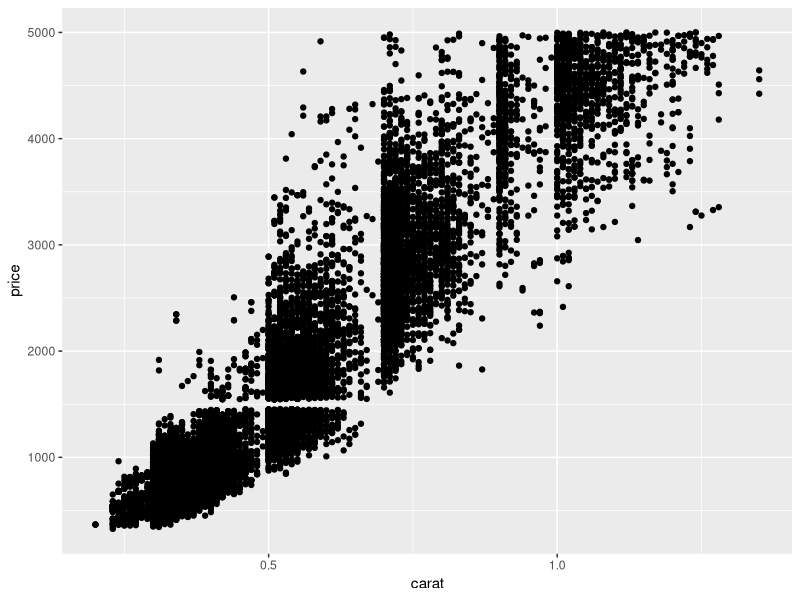
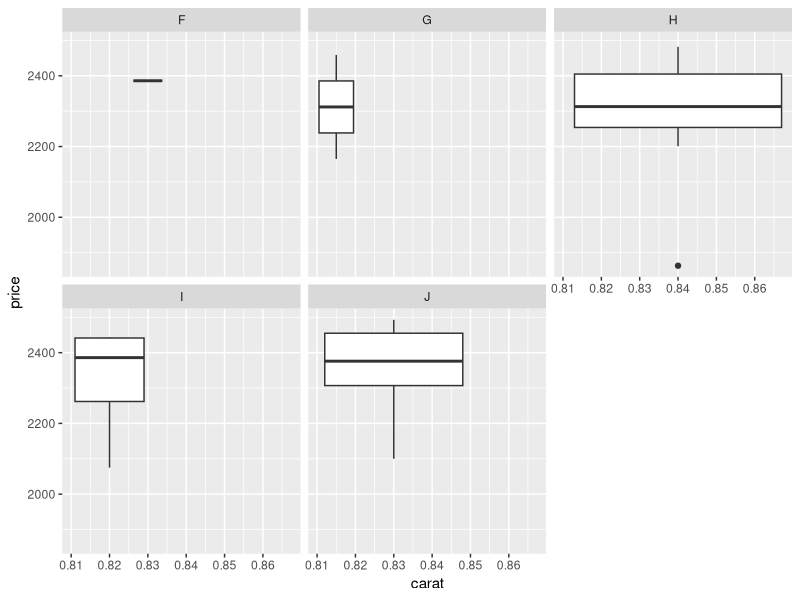
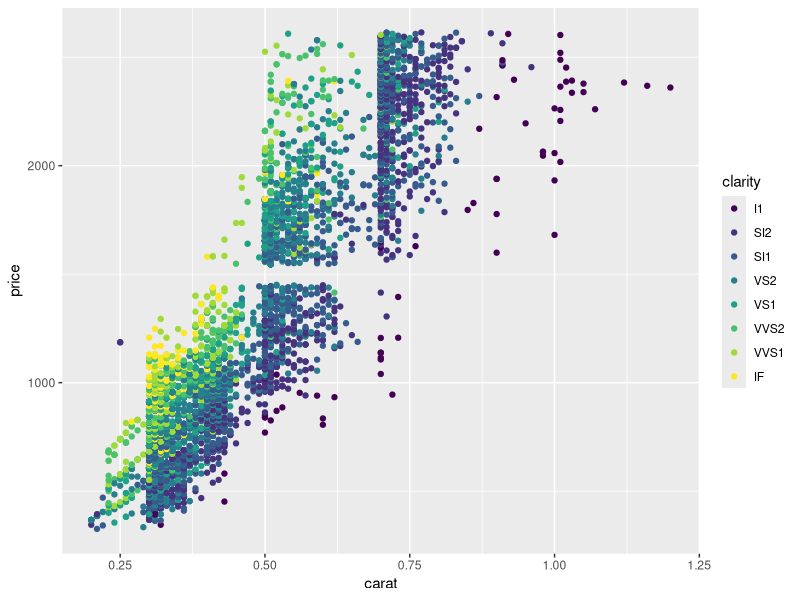
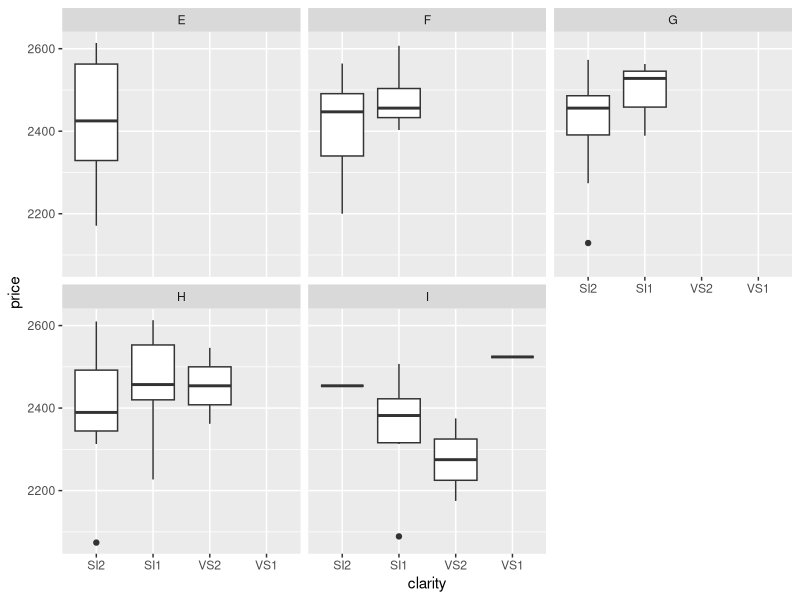

The R script that drew these images, in order:
## ---- chunk 1
#Ilk Once "tidyverse" ve "dplyr" paketlerimizi kuruyoruz 
clone_diamonds = ggplot2::diamonds
library(tidyverse)
library(dplyr)
## ---- chunk 2
#Verisetinden Bizim kullanabilecegimiz  kismi filter fonksiyonu ile filtreliyoruz.
sub_diamonds = filter(clone_diamonds, price<=5000)
sub_diamonds
## ---- chunk 3
#Biz en iyi 2 kesimin her birinin en uygun optimum pirlantasını bularak 5000 doları en iyi şekilde değerlendirmeye çalışacağız. İlk olarak "Ideal" kesimden başlayacağız. filter fonksiyonu sayesinde alt-verisetinden Ideal kesime sahip pırlantaları seçiyoruz
sub_diamonds = filter(sub_diamonds, cut=="Ideal")
sub_diamonds
## ---- chunk 4
#Geom_point fonksiyonunu kullanarak karat ve fiyat arasındaki dağılımın görsel halini görebiliyoruz. Bu görsel dagılımda en uygun karatın 1 seviyelerinde olduğu anlaşılıyor. Fiyat Performans ürünü olarak 2500 dolar civarı olan ve karatı 0.8-den yüksek olan ürünler Ideal kesim pırlantalar arasında en iyi seçime benziyor.
Best_diamonds = ggplot(data=sub_diamonds) +
  geom_point(mapping = aes(x = carat, y = price))
Best_diamonds
## ---- chunk 5
#2500 dolardan az ve karatı birden az olan pırlantaları sıralayalım.
sub_diamonds = filter(sub_diamonds, price<2500 & carat<=1)
sub_diamonds
## ---- chunk 6
#Ürünler arasında clarity açısından en kötü diyebileceğimiz pırlantaları eliyoruz.
sub_diamonds = filter(sub_diamonds, carat>0.8 & clarity!="I1")
sub_diamonds
## ---- chunk 7
#Elimizdeki son 26 ürün içersinde karat ve fiyatının renk açısından nasıl değerlendirebileceğimizi anlamak icin geom_boxplot fonksiyonu facet_wrap fonksiyonuyla birlikte kullanalım 
Best_diamonds = ggplot(data=sub_diamonds) +
  geom_boxplot(mapping = aes(x = carat, y = price)) +
  facet_wrap(~color)
Best_diamonds
## ---- chunk 8
#F rengine sahip pirlantayi secelim.
sub_diamonds = filter(sub_diamonds, color=="F")
sub_diamonds
## ---- chunk 9
#Paramızın kalan kısmıyla alabileceğimiz pırlantaları filtreliyelim.
clone_diamonds = ggplot2::diamonds
sub_diamonds = filter(clone_diamonds, price<=2614)
sub_diamonds
## ---- chunk 10
#Pirlantalar içinde "Premium" kesime sahip olan pırlantaları ayıralım
sub_diamonds = filter(sub_diamonds, cut=="Premium")
sub_diamonds
## ---- chunk 11
#Geom_point fonksiyonunu kullanarak karat ve fiyat arasındakı dağılımın clarity-e nazaran gğrsel halını görebiliyoruz. Bu görsel dağılımda en uygun karatın 0.75 seviyelerinde olduğu anlaşılıyor. Fiyat Performans ürünü olarak 2000 dolar üzeri olan ve renki ve clarity-si en kötü halinden farklı olan ürünler Premium kesim pırlantalar arasında en iyi seçime benziyor.
Best_diamonds = ggplot(data=sub_diamonds) +
  geom_point(mapping = aes(x = carat, y = price,color=clarity))
Best_diamonds
## ---- chunk 12
#2000 dolardan çok ve karatı 0.8-den çok olan pırlantaları sıralayalım.
sub_diamonds = filter(sub_diamonds, price>2000& carat>0.75)
sub_diamonds
## ---- chunk 13
#Ürünler arasında clarity ve color açısından en kötü diyebileceğimiz pırlantaları eliyoruz.
sub_diamonds = filter(sub_diamonds, color != "J" & clarity != "I1")
sub_diamonds
## ---- chunk 14
#Elimizdeki son 95 ürün içersinde clarity ve fiyatının renk açısından nasıl değerlendirebileceğimizi anlamak için geom_boxplot fonksiyonunu facet_wrap fonksiyonuyla birlikte kullanalım 
Best_diamonds = ggplot(data=sub_diamonds) +
  geom_boxplot(mapping = aes(x = clarity, y = price)) +
  facet_wrap(~color)
Best_diamonds
## ---- chunk 15
#aradığımız pırlantayı seçelim
sub_diamonds = filter(sub_diamonds, color == "F" & clarity == "SI1")
sub_diamonds
